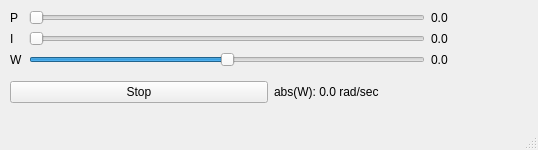
<?xml version="1.0" encoding="UTF-8"?>
<ui version="4.0">
 <class>pid_tune</class>
 <widget class="QMainWindow" name="pid_tune">
  <property name="geometry">
   <rect>
    <x>0</x>
    <y>0</y>
    <width>538</width>
    <height>150</height>
   </rect>
  </property>
  <property name="sizePolicy">
   <sizepolicy hsizetype="Fixed" vsizetype="Fixed">
    <horstretch>0</horstretch>
    <verstretch>0</verstretch>
   </sizepolicy>
  </property>
  <property name="minimumSize">
   <size>
    <width>538</width>
    <height>150</height>
   </size>
  </property>
  <property name="maximumSize">
   <size>
    <width>538</width>
    <height>150</height>
   </size>
  </property>
  <property name="windowTitle">
   <string>PID Tuning</string>
  </property>
  <property name="dockOptions">
   <set>QMainWindow::AllowTabbedDocks|QMainWindow::AnimatedDocks</set>
  </property>
  <widget class="QWidget" name="centralwidget">
   <property name="contextMenuPolicy">
    <enum>Qt::CustomContextMenu</enum>
   </property>
   <widget class="QWidget" name="verticalLayoutWidget">
    <property name="geometry">
     <rect>
      <x>10</x>
      <y>10</y>
      <width>521</width>
      <height>101</height>
     </rect>
    </property>
    <layout class="QVBoxLayout" name="verticalLayout">
     <property name="sizeConstraint">
      <enum>QLayout::SetDefaultConstraint</enum>
     </property>
     <item>
      <layout class="QGridLayout" name="gridLayout" columnminimumwidth="0,0,100">
       <property name="sizeConstraint">
        <enum>QLayout::SetMinimumSize</enum>
       </property>
       <item row="0" column="1">
        <widget class="QSlider" name="p_slider">
         <property name="maximum">
          <number>1000</number>
         </property>
         <property name="orientation">
          <enum>Qt::Horizontal</enum>
         </property>
        </widget>
       </item>
       <item row="2" column="2">
        <widget class="QLabel" name="w_value">
         <property name="text">
          <string>0.0</string>
         </property>
        </widget>
       </item>
       <item row="1" column="2">
        <widget class="QLabel" name="i_value">
         <property name="text">
          <string>0.0</string>
         </property>
        </widget>
       </item>
       <item row="2" column="1">
        <widget class="QSlider" name="w_slider">
         <property name="minimum">
          <number>-1000</number>
         </property>
         <property name="maximum">
          <number>1000</number>
         </property>
         <property name="value">
          <number>0</number>
         </property>
         <property name="orientation">
          <enum>Qt::Horizontal</enum>
         </property>
        </widget>
       </item>
       <item row="1" column="1">
        <widget class="QSlider" name="i_slider">
         <property name="maximum">
          <number>1000</number>
         </property>
         <property name="orientation">
          <enum>Qt::Horizontal</enum>
         </property>
        </widget>
       </item>
       <item row="1" column="0">
        <widget class="QLabel" name="i_label">
         <property name="text">
          <string>I</string>
         </property>
        </widget>
       </item>
       <item row="0" column="0">
        <widget class="QLabel" name="p_label">
         <property name="text">
          <string>P</string>
         </property>
        </widget>
       </item>
       <item row="2" column="0">
        <widget class="QLabel" name="w_label">
         <property name="text">
          <string>W</string>
         </property>
        </widget>
       </item>
       <item row="0" column="2">
        <widget class="QLabel" name="p_value">
         <property name="minimumSize">
          <size>
           <width>0</width>
           <height>0</height>
          </size>
         </property>
         <property name="baseSize">
          <size>
           <width>0</width>
           <height>0</height>
          </size>
         </property>
         <property name="text">
          <string>0.0</string>
         </property>
         <property name="textFormat">
          <enum>Qt::PlainText</enum>
         </property>
         <property name="scaledContents">
          <bool>false</bool>
         </property>
         <property name="wordWrap">
          <bool>false</bool>
         </property>
         <property name="margin">
          <number>0</number>
         </property>
         <property name="indent">
          <number>0</number>
         </property>
        </widget>
       </item>
      </layout>
     </item>
     <item>
      <layout class="QHBoxLayout" name="horizontalLayout">
       <item>
        <widget class="QPushButton" name="stop_button">
         <property name="text">
          <string>Stop</string>
         </property>
        </widget>
       </item>
       <item>
        <widget class="QLabel" name="w_present_value">
         <property name="text">
          <string>abs(W): 0.0 rad/sec</string>
         </property>
        </widget>
       </item>
      </layout>
     </item>
    </layout>
   </widget>
  </widget>
  <widget class="QStatusBar" name="statusbar"/>
 </widget>
 <resources/>
 <connections/>
</ui>
